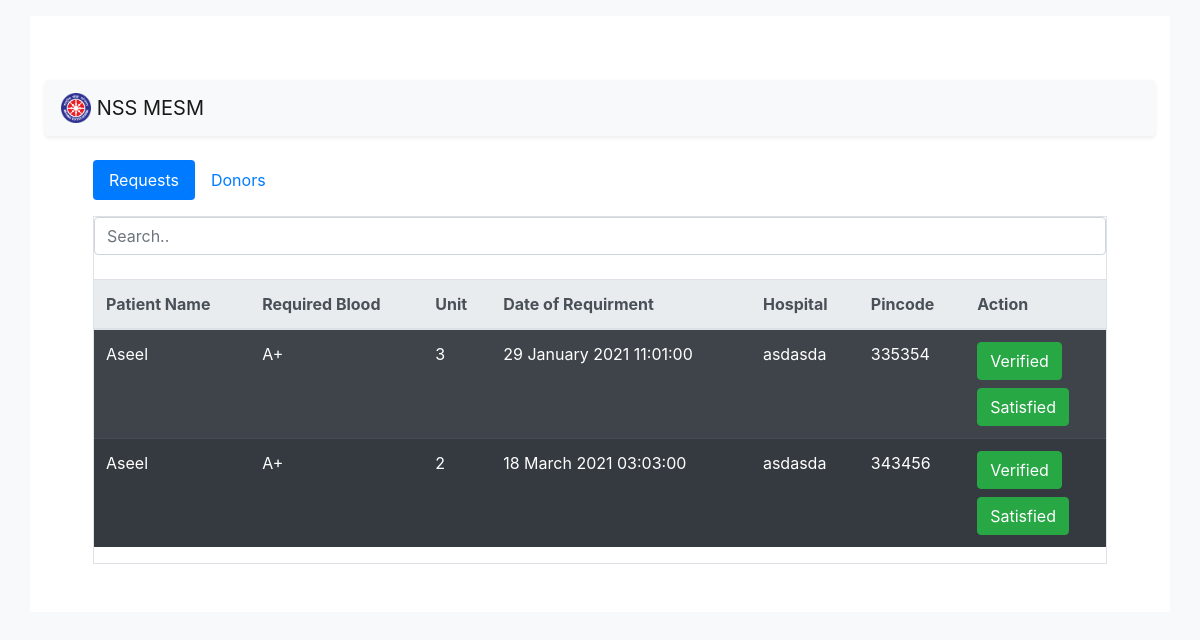
The app's page /routes/bloodbank/adminboard.php with its own data.
### tables this page shows
CREATE TABLE IF NOT EXISTS `blood_request` (
  `request_id` int(5) NOT NULL AUTO_INCREMENT,
  `patient_name` varchar(30) NOT NULL,
  `blood_group` varchar(5) NOT NULL,
  `no_of_unit` int(5) NOT NULL,
  `hospital` varchar(150) NOT NULL,
  `mobile_no` int(10) NOT NULL,
  `request_date` datetime NOT NULL,
  `is_verified` tinyint(1) DEFAULT NULL,
  `is_satisfied` tinyint(1) DEFAULT NULL,
  `pincode` int(8) NOT NULL,
  PRIMARY KEY (`request_id`),
  KEY `request_id` (`request_id`)
);

### backend/utilities.php (called while the page is built, shortened)
<?php
require('dbconnect.php');
function get_blood_requests()
{
    global $conn;
    $sql="select * from blood_request";
    if (mysqli_query($conn, $sql)) {
        $result=mysqli_query($conn, $sql);
        return $result;
    }
}

### routes/bloodbank/adminboard.php (the view, shortened to what this page needs)
<?php
require('../../backend/utilities.php')
?>
<!DOCTYPE html>
<html lang="en">
  <head>
    <link rel="stylesheet" href="../../css/bootstrap.min.css" />
  </head>
  <body class="bg-light">
<div class="container bg-white mt-3 py-5 ">
  <nav
  class="navbar navbar-expand-lg navbar-light rounded bg-light mt-3 shadow-sm"
>
  <a class="navbar-brand" href="bloodbank.php">
    <img
      src="../../assets/favicon.png"
      width="30"
      height="30"
      class="d-inline-block align-top"
      alt=""
      loading="lazy"
    />
    NSS MESM</a
  >
</nav>
<div class="container-fluid px-5 pt-4">
  <ul class="nav nav-pills mb-3" id="pills-tab" role="tablist">
    <li class="nav-item" role="presentation">
      <a
        class="nav-link active"
        id="pills-home-tab"
        data-toggle="pill"
        href="#pills-home"
        role="tab"
        aria-controls="pills-home"
        aria-selected="true"
        >Requests</a
      >
    </li>
    <li class="nav-item" role="presentation">
      <a
        class="nav-link"
        id="pills-profile-tab"
        data-toggle="pill"
        href="#pills-profile"
        role="tab"
        aria-controls="pills-profile"
        aria-selected="false"
        >Donors</a
      >
    </li>
  </ul>
  <div class="tab-content border" id="pills-tabContent">
    <div
      class="tab-pane fade show active"
      id="pills-home"
      role="tabpanel"
      aria-labelledby="pills-home-tab"
    >
      <div class="table-responsive">
      <input class="form-control" id="myRequest" type="text" placeholder="Search..">
<br>
        <table class="table table-dark table-striped">
          <thead class="thead-light">
            <tr>
              <th>Patient Name</th>
              <th>Required Blood</th>
              <th>Unit</th>
              <th>Date of Requirment</th>
              <th>Hospital</th>
              <th>Pincode</th>
              <th>Action</th>
            </tr>
          </thead>
          <tbody id="myRequestTable">
          <?php
          $requets=get_blood_requests();
          if (mysqli_num_rows($requets)==0) {
              echo "<h1>No Data</h1>";
          } else {
              while ($request=mysqli_fetch_assoc($requets)) {
                  echo " <tr>
              <td>".$request['patient_name']."</td>
              <td>".$request['blood_group']."</td>
              <td>".$request['no_of_unit']."</td>
              <td>".date("d F Y h:m:s ", strtotime($request['request_date']))."</td>
              <td>".$request['hospital']."</td>
              <td>".$request['pincode']."</td>
              <td>";
                  $is_verified=$request['is_verified'];
                  if ($is_verified==null) {
                      ?>
<a href="../../backend/verify_blood_req?i=<?php echo $request['request_id']?>&s=1"><button class="btn btn-success" type="button">
                      Verify</button></a>
                      <a href="../../backend/verify_blood_req?i=<?php echo $request['request_id']?>&s=0"><button class="btn btn-danger" type="button">
                      Reject</button></a>
           <?php
                  } elseif ($is_verified==1) {
                      ?>
<button class="btn btn-success mb-2" type="button">Verified</button><br>
<?php
$is_satisfied=$request['is_satisfied'];
                      if ($is_satisfied==null) {
                          ?>
<a href="../../backend/satisfy_req?i=<?php echo $request['request_id']?>&s=1"><button class="btn btn-success" type="button">
                      Satisfy</button></a>
<a href="../../backend/satisfy_req?i=<?php echo $request['request_id']?>&s=0"><button class="btn btn-danger" type="button">
Couldn't Satisfy</button></a>
<?php
                      } elseif ($is_satisfied==1) {
                          ?>
                      <button class="btn btn-success" type="button">Satisfied</button>
<?php
                      } else {
?><button class="btn btn-danger" type="button">Not Satisfied</button>
<?php
                      } ?>
<?php
                  } else {
                      ?>
                      <button class="btn btn-danger" type="button">Rejected</button>
                      <?php
                  } ?>
              </td>
            </tr>
            <?php
              }
          }?>
          </tbody>
        </table>
      </div>
    </div>
  </div>
</div>
</div>
  </body>
</html>

### records on screen
blood_request: patient_name "Aseel", blood_group "A+", no_of_unit "3", request_date "29 January 2021 11:01:00", hospital "asdasda", pincode "335354", is_verified "Verified"
blood_request: patient_name "Aseel", blood_group "A+", no_of_unit "2", request_date "18 March 2021 03:03:00", hospital "asdasda", pincode "343456", is_verified "Verified"
